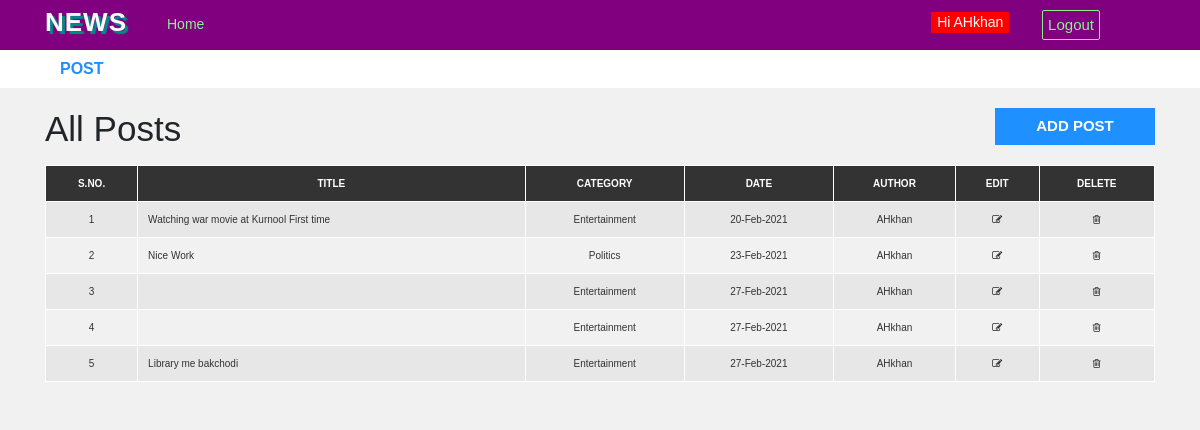
The page /admin/post.php (signed in) on the database its author committed.
### tables this page shows
CREATE TABLE `post` (
  `post_id` int(11) NOT NULL,
  `title` varchar(100) NOT NULL,
  `description` text NOT NULL,
  `category` varchar(100) NOT NULL,
  `post_date` varchar(50) NOT NULL,
  `author` varchar(255) NOT NULL,
  `post_img` varchar(100) NOT NULL
);

### admin/post.php (the view, shortened to what this page needs)
<?php include "header.php";
if($_SESSION['role']==1){
$sql="SELECT * FROM post";
$result=mysqli_query($conn,$sql);
$i=0;
if(mysqli_num_rows($result)>0){
?>
  <div id="admin-content">
      <div class="container">
          <div class="row">
              <div class="col-md-10">
                  <h1 class="admin-heading">All Posts</h1>
              </div>
              <div class="col-md-2">
                  <a class="add-new" href="add-post.php">add post</a>
              </div>
              <div class="col-md-12">
                  <table class="content-table">
                      <thead>
                          <th>S.No.</th>
                          <th>Title</th>
                          <th>Category</th>
                          <th>Date</th>
                          <th>Author</th>
                          <th>Edit</th>
                          <th>Delete</th>
                      </thead>
                      <tbody>
                     <?php
                    While($row=mysqli_fetch_assoc($result)){
                           $i=$i+1;
                          ?>
                          <tr>
                              <td class='id'><?php echo $i ;?></td>
                              <td><?php echo $row['title'];?></td>
                              <td><?php echo $row['category'];?></td>
                              <td><?php echo $row['post_date']?></td>
                              <td><?php echo $row['author'];?></td>
                              <td class='edit'><a href='update-post.php?post_id=<?php echo $row['post_id'];?>'><i class='fa fa-edit'></i></a></td>
                              <td class='delete'><a href='delete-post.php?post_id=<?php echo $row['post_id'];?>'><i class='fa fa-trash-o'></i></a></td>
                          </tr>
                   <?php }?>
                      </tbody>
                  </table>
                <!--  <ul class='pagination admin-pagination'>
                      <li class="active"><a>1</a></li>
                      <li><a>2</a></li>
                      <li><a>3</a></li>
                  </ul>
                  -->
              </div>
          </div>
      </div>
  </div>
<?php include "footer.php"; ?>
     <?php } }
else{
  $sql="SELECT * FROM post WHERE author='{$_SESSION['username']}'";
$result=mysqli_query($conn,$sql);
$i=0;
?>
 <div id="admin-content">
      <div class="container">
          <div class="row">
              <div class="col-md-10">
                  <h1 class="admin-heading">All Posts</h1>
              </div>
              <div class="col-md-2">
                  <a class="add-new" href="add-post.php">add post</a>
              </div>
              <?php if(mysqli_num_rows($result)>0) { ?>
              <div class="col-md-12">
                  <table class="content-table">
                      <thead>
                          <th>S.No.</th>
                          <th>Title</th>
                          <th>Category</th>
                          <th>Date</th>
                          <th>Author</th>
                          <th>Edit</th>
                          <th>Delete</th>
                      </thead>
                      <tbody>
                     <?php
                    While($row=mysqli_fetch_assoc($result)){
                           $i=$i+1;
                          ?>
                          <tr>
                              <td class='id'><?php echo $i ;?></td>
                              <td><?php echo $row['title'];?></td>
                              <td><?php echo $row['category'];?></td>
                              <td><?php echo $row['post_date']?></td>
                              <td><?php echo $row['author'];?></td>
                              <td class='edit'><a href='update-post.php?post_id=<?php echo $row['post_id'];?>'><i class='fa fa-edit'></i></a></td>
                              <td class='delete'><a href='delete-post.php?post_id=<?php echo $row['post_id'];?>'><i class='fa fa-trash-o'></i></a></td>
                          </tr>
                   <?php }?>
                      </tbody>
                  </table>
              </div>
          </div>
      </div>
  </div>
 <?php }
      else {
           echo "<div class='alert alert-danger'>No Post Available</div>";
      }
?>
<?php }?>

### css/style.css (style rules this page uses)
body { background: #f1f1f1; font-family: sans-serif,arial,Helvetica; }
a, a:hover, a:focus { text-decoration: none; outline: none; }
#admin-content { padding: 20px 0; min-height: 750px; }
#admin-content .admin-heading { font-size: 35px; margin: 0 0 15px; }
#admin-content .add-new { color: #fff; background-color: #1E90FF; font-size: 15px; font-weight: 600; text-align: center; text-transform: uppercase; padding: 7px 10px; display: block; transition: all 0.3s; }
#admin-content .content-table { border: 1px solid #000; width: 100%; margin: 0 0 20px; }
#admin-content .content-table thead { color: #fff; background-color: #333; }
#admin-content .content-table th { padding: 10px; border: 1px solid #fff; font-weight: 600; text-align: center; text-transform: uppercase; }
#admin-content .content-table tbody { color: #333; }
#admin-content .content-table tbody tr { background-color: #e7e7e7; }
#admin-content .content-table tbody tr:nth-child(even) { background-color: transparent; }
#admin-content .content-table tbody td { padding: 10px; border: 1px solid #fff; text-align: center; }
#admin-content .content-table tbody td:nth-child(2) { text-align: left; }
.id, .edit, .delete { text-align:center; }
i.fa { color:#222; }

### rows shown on the page
post: title "Watching war movie at Kurnool First time", category "Entertainment", post_date "20-Feb-2021", author "AHkhan"
post: title "Nice Work", category "Politics", post_date "23-Feb-2021", author "AHkhan"
post: category "Entertainment", post_date "27-Feb-2021", author "AHkhan"
post: category "Entertainment", post_date "27-Feb-2021", author "AHkhan"
post: title "Library me bakchodi", category "Entertainment", post_date "27-Feb-2021", author "AHkhan"

### other values the page prints
$_SESSION['username'] "AHkhan"
